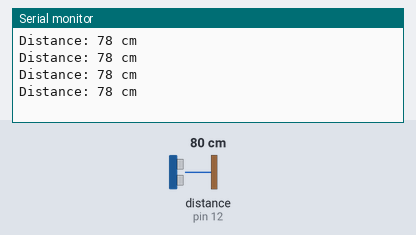
The sketch below on a simulated Arduino Uno, built with avr-gcc and run on an emulated ATmega328P. Parts: the last lines printed to the serial monitor. Wiring (inferred from the names in the program): ultrasonic range finder: trigger pin 11; echo pin 12. The test bench sets the inputs (shaded band); at power-on: distance to the obstacle (sensor on pin 12) 80 cm. The echo pulse lasts 58.3 µs per cm.

Above: at 1.2 s.
1.3 s: distance to the obstacle (sensor on pin 12) set to 2 cm
At 1.73 s:
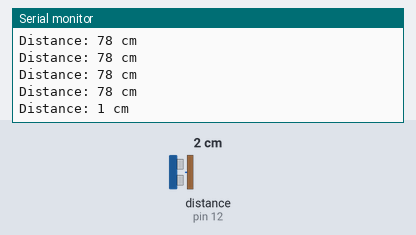
2.8 s: distance to the obstacle (sensor on pin 12) set to 4 cm
At 2.94 s:
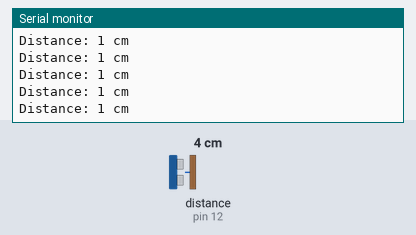
Timing chart, 0 to 5.8 s (numbered marks = the images above; inputs shaded):
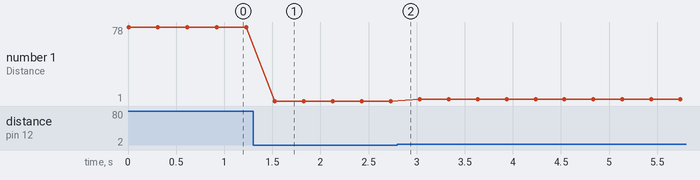

The sketch:

distance.ino
```cpp
#define echoPin 12
#define trigPin 11


long duration; // variable for the duration of sound wave travel
int distance; // variable for the distance measurement

void setup() {
  pinMode(trigPin, OUTPUT); // Sets the trigPin as an OUTPUT
  pinMode(echoPin, INPUT); // Sets the echoPin as an INPUT
  Serial.begin(9600); // // Serial Communication is starting with 9600 of baudrate speed

}
void loop() {

  digitalWrite(trigPin, LOW);
  delayMicroseconds(2);
  digitalWrite(trigPin, HIGH);
  delayMicroseconds(10);
  digitalWrite(trigPin, LOW);

  duration = pulseIn(echoPin, HIGH);

  distance = duration * 0.034 / 2;

  Serial.print("Distance: ");
  Serial.print(distance);
  Serial.println(" cm");
  delay(300);
}
```

Measured:
- after the input at 1.3 s, the serial monitor: prints a new line after 0.23 s (image 1)
- plotted number 1: 78 → 1 after the input at 1.3 s, 1 → 3 after the input at 2.8 s
